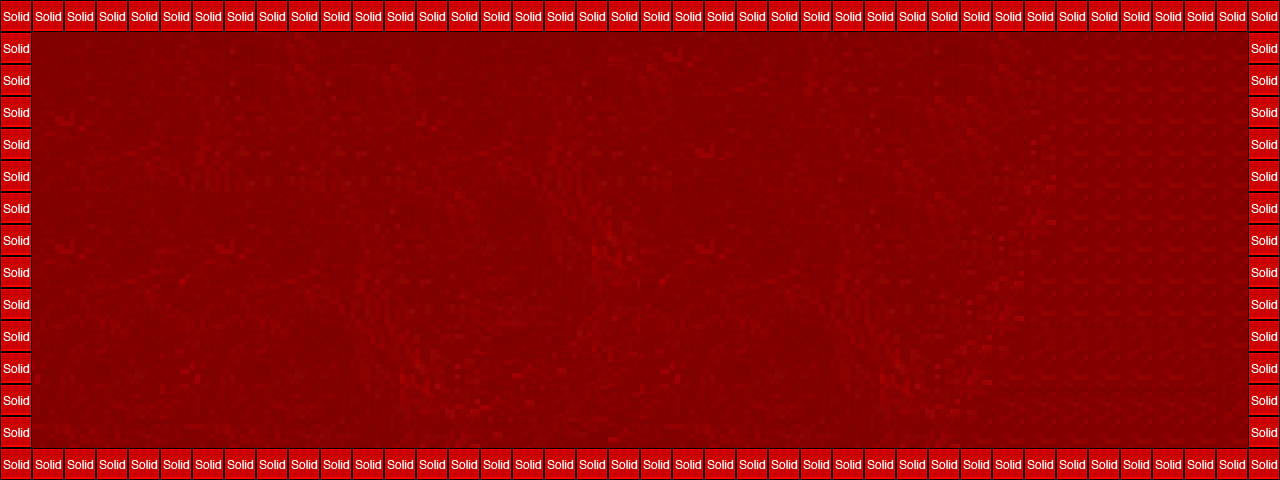

This is a level from a 2D game, rendered from its Tiled map with the project's own tilesets. A one-line summary and the map file follow, with tile-layer data summarised:
An orthogonal 40x15 tile map with 32x32 px tiles, 2 tile layers (background, collision), 2 tilesets and 1 object (mainPlayer).

<map version="1.0" orientation="orthogonal" width="40" height="15" tilewidth="32" tileheight="32">
 <tileset firstgid="1" name="lava" tilewidth="32" tileheight="32">
  <image source="../img/lava.png" width="640" height="480" />
 </tileset>
 <tileset firstgid="301" name="metatiles32x32" tilewidth="32" tileheight="32">
  <image source="../img/metatiles32x32.png" width="160" height="32" />
  <tile id="0">
   <properties>
    <property name="type" value="solid" />
   </properties>
  </tile>
 </tileset>
 <layer name="background" width="40" height="15">
  <data>[600 cells, 600 non-empty, 91 distinct tile ids]</data>
 </layer>
 <objectgroup name="Object Layer 1" width="40" height="15">
  <object name="mainPlayer" x="640" y="160" width="32" height="32">
   <properties>
    <property name="image" value="sheep" />
    <property name="spritewidth" value="32" />
   </properties>
  </object>
 </objectgroup>
 <layer name="collision" width="40" height="15">
  <data>[600 cells, 106 non-empty, 1 distinct tile ids]</data>
 </layer>
</map>
